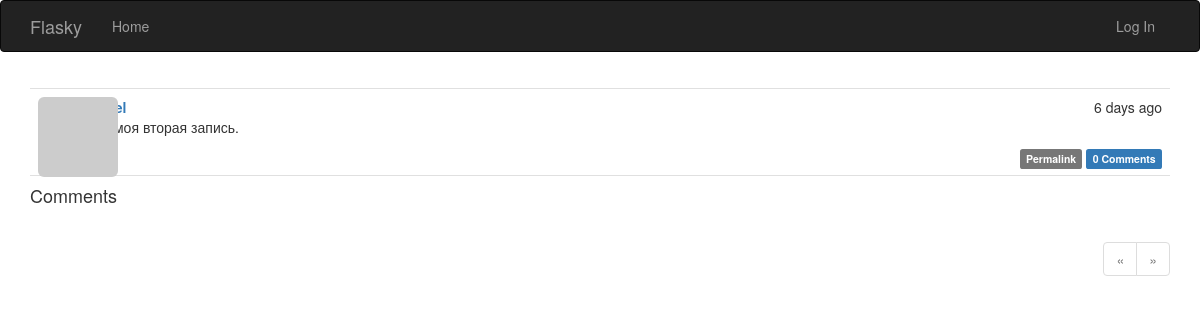
/post/102, run on an earlier commit of the app's database.
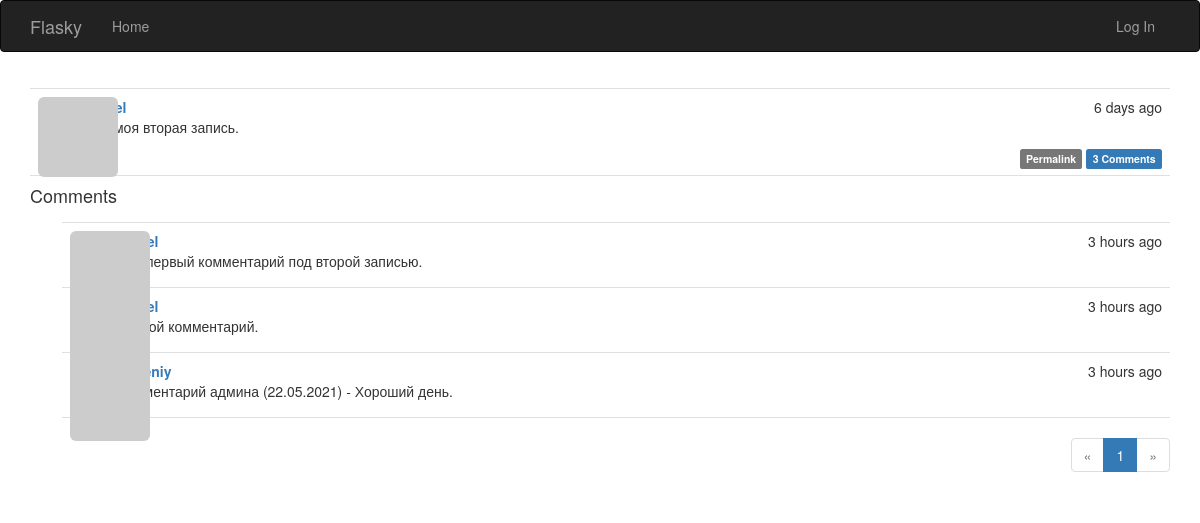
And on a later commit of the database.
### app/models.py (models this page shows, shortened)
class Post(db.Model):
    __tablename__ = 'posts'
    id = db.Column(db.Integer, primary_key=True)
    body = db.Column(db.Text)
    body_html = db.Column(db.Text)
    timestamp = db.Column(db.DateTime, index=True, default=datetime.utcnow)
    author_id = db.Column(db.Integer, db.ForeignKey('users.id'))
    comments = db.relationship('Comment', backref='post', lazy='dynamic')

class Comment(db.Model):
    __tablename__ = 'comments'
    id = db.Column(db.Integer, primary_key=True)
    body = db.Column(db.Text)
    body_html = db.Column(db.Text)
    timestamp = db.Column(db.DateTime, index=True, default=datetime.utcnow)
    disabled = db.Column(db.Boolean)
    author_id = db.Column(db.Integer, db.ForeignKey('users.id'))
    post_id = db.Column(db.Integer, db.ForeignKey('posts.id'))

### app/main/views.py (the view, shortened to what this page needs)
@main.route('/post/<int:id>', methods=['GET', 'POST'])
def post(id):
    post = Post.query.get_or_404(id)
    form = CommentForm()
    page = request.args.get('page', 1, type=int)
    if page == -1:
        page = (post.comments.count() - 1) // \
            current_app.config['FLASKY_COMMENTS_PER_PAGE'] + 1
    pagination = post.comments.order_by(Comment.timestamp.asc()).paginate(
        page, per_page=current_app.config['FLASKY_COMMENTS_PER_PAGE'],
        error_out=False)
    comments = pagination.items
    return render_template('post.html', posts=[post], form=form,
                           comments=comments, pagination=pagination)

### app/auth/views.py (called while the page is built)
@auth.before_app_request
def before_request():
    if current_user.is_authenticated:
        current_user.ping()
        if not current_user.confirmed \
                and request.endpoint \
                and request.blueprint != 'auth' \
                and request.endpoint != 'static':
            return redirect(url_for('auth.unconfirmed'))

@auth.before_app_request
def before_request():
    if current_user.is_authenticated \
            and not current_user.confirmed \
            and request.blueprint != 'auth' \
            and request.endpoint != 'static':
        return redirect(url_for('auth.unconfirmed'))

### app/main/__init__.py (called while the page is built)
@main.app_context_processor
def inject_permissions():
    return dict(Permission=Permission)

### app/models.py (called while the page is built)
    def gravatar_hash(self):
        return hashlib.md5(self.email.lower().encode('utf-8')).hexdigest()

    def gravatar(self, size=100, default='identicon', rating='g'):
        url = 'https://secure.gravatar.com/avatar'
        hash = self.avatar_hash or self.gravatar_hash()
        return '{url}/{hash}?s={size}&d={default}&r={rating}'.format(
            url=url, hash=hash, size=size, default=default, rating=rating)

    def can(self, permissions):
        return False

### app/templates/post.html (shortened to what this page needs)
{% extends "base.html" %}
{% import "bootstrap/wtf.html" as wtf %}
{% import "_macros.html" as macros %}
{% block page_content %}
{% include '_posts.html' %}
<h4 id="comments">Comments</h4>
{% include '_comments.html' %}
{% if pagination %}
<div class="pagination">
    {{ macros.pagination_widget(pagination, '.post', fragment='#comments', id=posts[0].id) }}
</div>
{% endif %}
{% endblock %}

### app/templates/_posts.html (shortened to what this page needs)
<ul class="posts">
    {% for post in posts %}
    <li class="post">
        <div class="post-thumbnail">
            <a href="{{ url_for('.user', username=post.author.username) }}">
                <img class="img-rounded profile-thumbnail" src="{{ post.author.gravatar(size=40) }}">
            </a>
        </div>
        <div class="post-content">
            <div class="post-date">{{ moment(post.timestamp).fromNow() }}</div>
            <div class="post-author"><a href="{{ url_for('.user', username=post.author.username) }}">{{ post.author.username }}</a></div>
            <div class="post-body">
                {% if post.body_html %}
                    {{ post.body_html | safe }}
                {% else %}
                    {{ post.body }}
                {% endif %}
            </div>
            <div class="post-footer">
                <a href="{{ url_for('.post', id=post.id) }}">
                    <span class="label label-default">Permalink</span>
                </a>
                <a href="{{ url_for('.post', id=post.id) }}#comments">
                    <span class="label label-primary"> {{ post.comments.count() }} Comments</span>
                </a>
            </div>
        </div>
    </li>
    {% endfor %}
</ul>

### app/templates/_comments.html (shortened to what this page needs)
<ul class="comments">
    {% for comment in comments %}
    <li class="comment">
        <div class="comment-thumbnail">
            <a href="{{ url_for('.user', username=comment.author.username) }}">
                <img class="img-rounded profile-thumbnail" src="{{ comment.author.gravatar(size=40) }}">
            </a>
        </div>
        <div class="comment-content">
            <div class="comment-date">{{ moment(comment.timestamp).fromNow() }}</div>
            <div class="comment-author"><a href="{{ url_for('.user', username=comment.author.username) }}">{{ comment.author.username }}</a></div>
            <div class="comment-body">
                {% if moderate or not comment.disabled %}
                    {% if comment.body_html %}
                        {{ comment.body_html | safe }}
                    {% else %}
                        {{ comment.body }}
                    {% endif %}
                {% endif %}
            </div>
        </div>
    </li>
    {% endfor %}
</ul>

What changed in the data, as far as the page shows it:
computed for Post "Это моя вторая запись.": comments.count "0" → "3"
added Comment: timestamp "3 hours ago", body_html "Это первый комментарий под второй записью."
added Comment: timestamp "3 hours ago", body_html "Второй комментарий."
added Comment: timestamp "3 hours ago", body_html "Комментарий админа (22.05.2021) - Хороший день."
Also different on the page:
new list line: "1"
